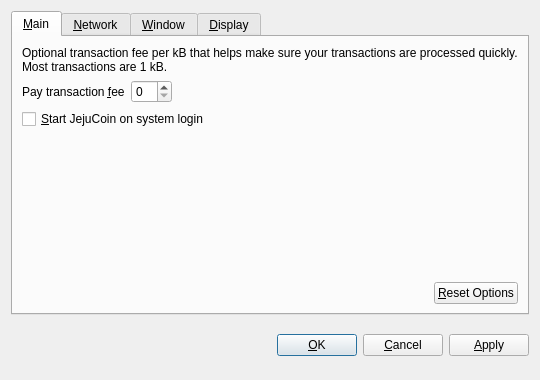
<?xml version="1.0" encoding="UTF-8"?>
<ui version="4.0">
 <class>OptionsDialog</class>
 <widget class="QDialog" name="OptionsDialog">
  <property name="geometry">
   <rect>
    <x>0</x>
    <y>0</y>
    <width>540</width>
    <height>380</height>
   </rect>
  </property>
  <property name="windowTitle">
   <string>Options</string>
  </property>
  <property name="modal">
   <bool>true</bool>
  </property>
  <layout class="QVBoxLayout" name="verticalLayout">
   <item>
    <widget class="QTabWidget" name="tabWidget">
     <property name="tabPosition">
      <enum>QTabWidget::North</enum>
     </property>
     <property name="currentIndex">
      <number>0</number>
     </property>
     <widget class="QWidget" name="tabMain">
      <attribute name="title">
       <string>&amp;Main</string>
      </attribute>
      <layout class="QVBoxLayout" name="verticalLayout_Main">
       <item>
        <widget class="QLabel" name="transactionFeeInfoLabel">
         <property name="text">
          <string>Optional transaction fee per kB that helps make sure your transactions are processed quickly. Most transactions are 1 kB.</string>
         </property>
         <property name="textFormat">
          <enum>Qt::PlainText</enum>
         </property>
         <property name="wordWrap">
          <bool>true</bool>
         </property>
        </widget>
       </item>
       <item>
        <layout class="QHBoxLayout" name="horizontalLayout_1_Main">
         <item>
          <widget class="QLabel" name="transactionFeeLabel">
           <property name="text">
            <string>Pay transaction &amp;fee</string>
           </property>
           <property name="textFormat">
            <enum>Qt::PlainText</enum>
           </property>
           <property name="buddy">
            <cstring>transactionFee</cstring>
           </property>
          </widget>
         </item>
         <item>
          <widget class="BitcoinAmountField" name="transactionFee"/>
         </item>
         <item>
          <spacer name="horizontalSpacer_1_Main">
           <property name="orientation">
            <enum>Qt::Horizontal</enum>
           </property>
           <property name="sizeHint" stdset="0">
            <size>
             <width>40</width>
             <height>20</height>
            </size>
           </property>
          </spacer>
         </item>
        </layout>
       </item>
       <item>
        <widget class="QCheckBox" name="bitcoinAtStartup">
         <property name="toolTip">
          <string>Automatically start JejuCoin after logging in to the system.</string>
         </property>
         <property name="text">
          <string>&amp;Start JejuCoin on system login</string>
         </property>
        </widget>
       </item>
       <item>
        <spacer name="verticalSpacer_Main">
         <property name="orientation">
          <enum>Qt::Vertical</enum>
         </property>
         <property name="sizeHint" stdset="0">
          <size>
           <width>20</width>
           <height>40</height>
          </size>
         </property>
        </spacer>
       </item>
       <item>
        <layout class="QHBoxLayout" name="horizontalLayout_2_Main">
         <item>
          <spacer name="horizontalSpacer_2_Main">
           <property name="orientation">
            <enum>Qt::Horizontal</enum>
           </property>
           <property name="sizeHint" stdset="0">
            <size>
             <width>40</width>
             <height>20</height>
            </size>
           </property>
          </spacer>
         </item>
         <item>
          <widget class="QPushButton" name="resetButton">
           <property name="toolTip">
            <string>Reset all client options to default.</string>
           </property>
           <property name="text">
            <string>&amp;Reset Options</string>
           </property>
           <property name="autoDefault">
            <bool>false</bool>
           </property>
          </widget>
         </item>
        </layout>
       </item>
      </layout>
     </widget>
     <widget class="QWidget" name="tabNetwork">
      <attribute name="title">
       <string>&amp;Network</string>
      </attribute>
      <layout class="QVBoxLayout" name="verticalLayout_Network">
       <item>
        <widget class="QCheckBox" name="mapPortUpnp">
         <property name="toolTip">
          <string>Automatically open the JejuCoin client port on the router. This only works when your router supports UPnP and it is enabled.</string>
         </property>
         <property name="text">
          <string>Map port using &amp;UPnP</string>
         </property>
        </widget>
       </item>
       <item>
        <widget class="QCheckBox" name="connectSocks">
         <property name="toolTip">
          <string>Connect to the JejuCoin network through a SOCKS proxy (e.g. when connecting through Tor).</string>
         </property>
         <property name="text">
          <string>&amp;Connect through SOCKS proxy:</string>
         </property>
        </widget>
       </item>
       <item>
        <layout class="QHBoxLayout" name="horizontalLayout_Network">
         <item>
          <widget class="QLabel" name="proxyIpLabel">
           <property name="text">
            <string>Proxy &amp;IP:</string>
           </property>
           <property name="textFormat">
            <enum>Qt::PlainText</enum>
           </property>
           <property name="buddy">
            <cstring>proxyIp</cstring>
           </property>
          </widget>
         </item>
         <item>
          <widget class="QValidatedLineEdit" name="proxyIp">
           <property name="maximumSize">
            <size>
             <width>140</width>
             <height>16777215</height>
            </size>
           </property>
           <property name="toolTip">
            <string>IP address of the proxy (e.g. 127.0.0.1)</string>
           </property>
          </widget>
         </item>
         <item>
          <widget class="QLabel" name="proxyPortLabel">
           <property name="text">
            <string>&amp;Port:</string>
           </property>
           <property name="textFormat">
            <enum>Qt::PlainText</enum>
           </property>
           <property name="buddy">
            <cstring>proxyPort</cstring>
           </property>
          </widget>
         </item>
         <item>
          <widget class="QLineEdit" name="proxyPort">
           <property name="maximumSize">
            <size>
             <width>55</width>
             <height>16777215</height>
            </size>
           </property>
           <property name="toolTip">
            <string>Port of the proxy (e.g. 9050)</string>
           </property>
          </widget>
         </item>
         <item>
          <widget class="QLabel" name="socksVersionLabel">
           <property name="text">
            <string>SOCKS &amp;Version:</string>
           </property>
           <property name="textFormat">
            <enum>Qt::PlainText</enum>
           </property>
           <property name="buddy">
            <cstring>socksVersion</cstring>
           </property>
          </widget>
         </item>
         <item>
          <widget class="QValueComboBox" name="socksVersion">
           <property name="toolTip">
            <string>SOCKS version of the proxy (e.g. 5)</string>
           </property>
          </widget>
         </item>
         <item>
          <spacer name="horizontalSpacer_Network">
           <property name="orientation">
            <enum>Qt::Horizontal</enum>
           </property>
           <property name="sizeHint" stdset="0">
            <size>
             <width>40</width>
             <height>20</height>
            </size>
           </property>
          </spacer>
         </item>
        </layout>
       </item>
       <item>
        <spacer name="verticalSpacer_Network">
         <property name="orientation">
          <enum>Qt::Vertical</enum>
         </property>
         <property name="sizeHint" stdset="0">
          <size>
           <width>20</width>
           <height>40</height>
          </size>
         </property>
        </spacer>
       </item>
      </layout>
     </widget>
     <widget class="QWidget" name="tabWindow">
      <attribute name="title">
       <string>&amp;Window</string>
      </attribute>
      <layout class="QVBoxLayout" name="verticalLayout_Window">
       <item>
        <widget class="QCheckBox" name="minimizeToTray">
         <property name="toolTip">
          <string>Show only a tray icon after minimizing the window.</string>
         </property>
         <property name="text">
          <string>&amp;Minimize to the tray instead of the taskbar</string>
         </property>
        </widget>
       </item>
       <item>
        <widget class="QCheckBox" name="minimizeOnClose">
         <property name="toolTip">
          <string>Minimize instead of exit the application when the window is closed. When this option is enabled, the application will be closed only after selecting Quit in the menu.</string>
         </property>
         <property name="text">
          <string>M&amp;inimize on close</string>
         </property>
        </widget>
       </item>
       <item>
        <spacer name="verticalSpacer_Window">
         <property name="orientation">
          <enum>Qt::Vertical</enum>
         </property>
         <property name="sizeHint" stdset="0">
          <size>
           <width>20</width>
           <height>40</height>
          </size>
         </property>
        </spacer>
       </item>
      </layout>
     </widget>
     <widget class="QWidget" name="tabDisplay">
      <attribute name="title">
       <string>&amp;Display</string>
      </attribute>
      <layout class="QVBoxLayout" name="verticalLayout_Display">
       <item>
        <layout class="QHBoxLayout" name="horizontalLayout_1_Display">
         <item>
          <widget class="QLabel" name="langLabel">
           <property name="text">
            <string>User Interface &amp;language:</string>
           </property>
           <property name="textFormat">
            <enum>Qt::PlainText</enum>
           </property>
           <property name="buddy">
            <cstring>lang</cstring>
           </property>
          </widget>
         </item>
         <item>
          <widget class="QValueComboBox" name="lang">
           <property name="toolTip">
            <string>The user interface language can be set here. This setting will take effect after restarting JejuCoin.</string>
           </property>
          </widget>
         </item>
        </layout>
       </item>
       <item>
        <layout class="QHBoxLayout" name="horizontalLayout_2_Display">
         <item>
          <widget class="QLabel" name="unitLabel">
           <property name="text">
            <string>&amp;Unit to show amounts in:</string>
           </property>
           <property name="textFormat">
            <enum>Qt::PlainText</enum>
           </property>
           <property name="buddy">
            <cstring>unit</cstring>
           </property>
          </widget>
         </item>
         <item>
          <widget class="QValueComboBox" name="unit">
           <property name="toolTip">
            <string>Choose the default subdivision unit to show in the interface and when sending coins.</string>
           </property>
          </widget>
         </item>
        </layout>
       </item>
       <item>
        <widget class="QCheckBox" name="displayAddresses">
         <property name="toolTip">
          <string>Whether to show JejuCoin addresses in the transaction list or not.</string>
         </property>
         <property name="text">
          <string>&amp;Display addresses in transaction list</string>
         </property>
        </widget>
       </item>
       <item>
        <widget class="QCheckBox" name="coinControlFeatures">
         <property name="toolTip">
          <string>Whether to show coin control features or not.</string>
         </property>
         <property name="text">
          <string>Display coin &amp;control features (experts only!)</string>
         </property>
        </widget>
       </item>
       <item>
        <spacer name="verticalSpacer_Display">
         <property name="orientation">
          <enum>Qt::Vertical</enum>
         </property>
         <property name="sizeHint" stdset="0">
          <size>
           <width>20</width>
           <height>40</height>
          </size>
         </property>
        </spacer>
       </item>
      </layout>
     </widget>
    </widget>
   </item>
   <item>
    <layout class="QHBoxLayout" name="horizontalLayout_Buttons">
     <item>
      <spacer name="horizontalSpacer_1">
       <property name="orientation">
        <enum>Qt::Horizontal</enum>
       </property>
       <property name="sizeHint" stdset="0">
        <size>
         <width>40</width>
         <height>48</height>
        </size>
       </property>
      </spacer>
     </item>
     <item>
      <widget class="QLabel" name="statusLabel">
       <property name="font">
        <font>
         <weight>75</weight>
         <bold>true</bold>
        </font>
       </property>
       <property name="text">
        <string/>
       </property>
       <property name="textFormat">
        <enum>Qt::PlainText</enum>
       </property>
       <property name="wordWrap">
        <bool>true</bool>
       </property>
      </widget>
     </item>
     <item>
      <spacer name="horizontalSpacer_2">
       <property name="orientation">
        <enum>Qt::Horizontal</enum>
       </property>
       <property name="sizeHint" stdset="0">
        <size>
         <width>40</width>
         <height>48</height>
        </size>
       </property>
      </spacer>
     </item>
     <item>
      <widget class="QPushButton" name="okButton">
       <property name="text">
        <string>&amp;OK</string>
       </property>
      </widget>
     </item>
     <item>
      <widget class="QPushButton" name="cancelButton">
       <property name="text">
        <string>&amp;Cancel</string>
       </property>
       <property name="autoDefault">
        <bool>false</bool>
       </property>
      </widget>
     </item>
     <item>
      <widget class="QPushButton" name="applyButton">
       <property name="text">
        <string>&amp;Apply</string>
       </property>
       <property name="autoDefault">
        <bool>false</bool>
       </property>
      </widget>
     </item>
    </layout>
   </item>
  </layout>
 </widget>
 <customwidgets>
  <customwidget>
   <class>BitcoinAmountField</class>
   <extends>QSpinBox</extends>
   <header>bitcoinamountfield.h</header>
  </customwidget>
  <customwidget>
   <class>QValueComboBox</class>
   <extends>QComboBox</extends>
   <header>qvaluecombobox.h</header>
  </customwidget>
  <customwidget>
   <class>QValidatedLineEdit</class>
   <extends>QLineEdit</extends>
   <header>qvalidatedlineedit.h</header>
  </customwidget>
 </customwidgets>
 <resources/>
 <connections/>
</ui>
